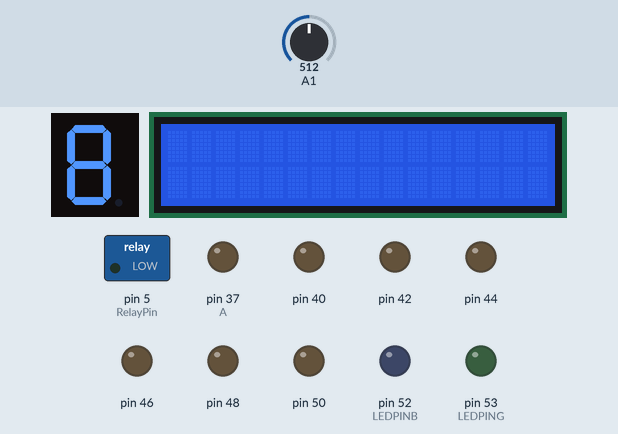
This sketch was run on a simulated Arduino Mega 2560, built with avr-gcc and run on an emulated ATmega2560. On the bench: 1-digit seven-segment display, 16×2 character LCD, switched loads named in the sketch (green lamp = pin HIGH), output pins drawn as LEDs (lit = HIGH). Wiring (inferred from the names in the program): 1-digit 7-segment display, segments lit when LOW: segments pin 51, pin 49, pin 47, pin 45, pin 43, pin 41, pin 39. Inputs (shaded band) come from the test bench; at power-on: A1 = 512. The segment pins are drawn as the display they are named for; pins used as bus, display or sensor lines are not drawn; what the sketch prints to the serial monitor is not drawn.

Above: at 1.1 s.
At 4.2 s:
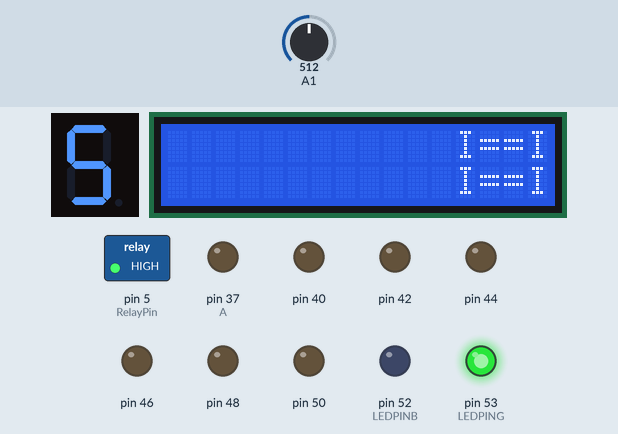
4.3 s: A1 set to 555
6.3 s: A1 set to 574
At 7.6 s:
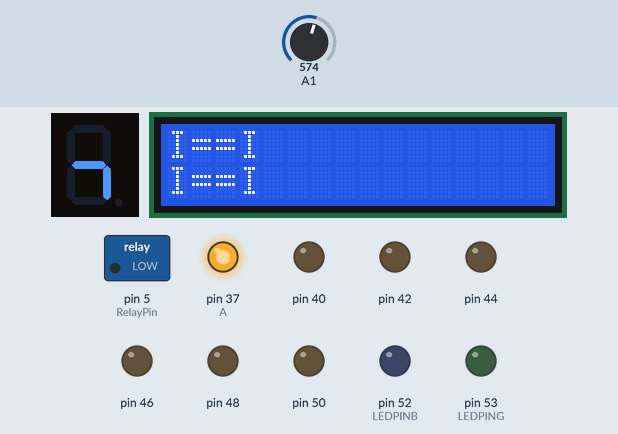
8.6 s: A1 set to 511
At 9.8 s:
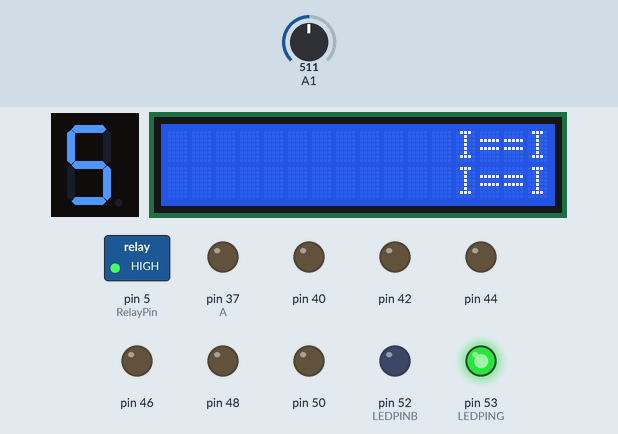
10.7 s: A1 set to 716
At 12.0 s:
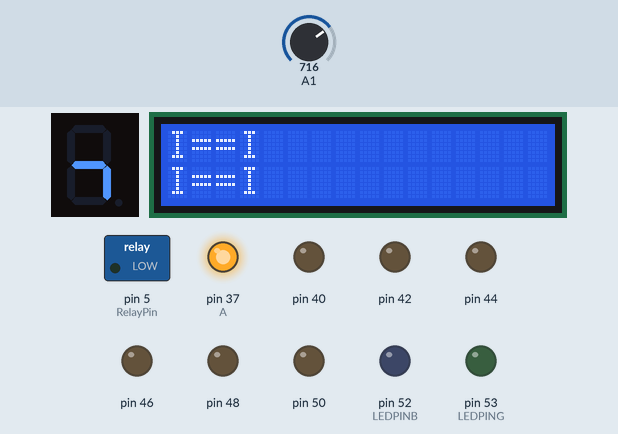
Timing chart, 0 to 13.7 s (numbered marks = the images above; inputs shaded):
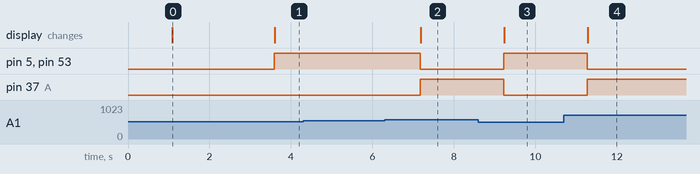

The sketch:

new_elevator_lock_INFRARED.ino
```cpp
#include <LiquidCrystal_I2C.h>
#include <Wire.h>

LiquidCrystal_I2C lcd(0x27, 16, 2);

 int RelayPin = 5; //릴레이 핀 설정

 int A  = 37;
 int B  = 39;
 int C  = 41;
 int D  = 43;
 int E  = 45;
 int F  = 47;
 int G  = 49;

 int LEDPINR = 51;
 int LEDPING = 53;
 int LEDPINB = 52;

int distance = 0; //Cm로 계산된 거리값을 저장해두기위해 변수를 선언합니다.

void setup()
{

 lcd.init();
 lcd.backlight();

 Serial.begin(9600); // 시리얼통신 시작
 Serial.println("Serial begin");
 lcd.clear();
 lcd.setCursor(0,0);
 lcd.print("Serial begin..");

 pinMode(RelayPin, OUTPUT);
 Serial.println("Pinmode setup");
 delay(1000);
    lcd.clear();
 pinMode(LEDPINR,OUTPUT);
 pinMode(LEDPING,OUTPUT);
 pinMode(LEDPINB,OUTPUT);

 pinMode(A, OUTPUT);
 pinMode(B, OUTPUT);
 pinMode(C, OUTPUT);
 pinMode(D, OUTPUT);
 pinMode(E, OUTPUT);
 pinMode(F, OUTPUT);
 pinMode(G, OUTPUT);

 for(int i=39;i<=53;i++){
  pinMode(i,OUTPUT);
  digitalWrite(i,LOW);
  }
 delay(2000);

}


void loop()
{

  int volt = map(analogRead(A1), 0, 1023, 0, 5000); /*
                                                      거리값을 cm로 변환해주기 쉽게 하기위해서
                                                      map 함수를 사용해서 데이터값을 변환 해줍니다.
                                                      */

  distance = (27.61 / (volt - 0.1696)) * 1000; /*
                                               거리값을 cm로 변환하는 계산공식 입니다.
                                               변환된 cm값을 distance 변수에 저장합니다.
                                               */

  Serial.println(distance);  //거리값을 시리얼모니터로 출력해줍니다.
  delay(500);

if(distance < 10)

{
  // Let's turn on the relay...
 digitalWrite(RelayPin, LOW);
 digitalWrite(LEDPING,LOW);
 digitalWrite(LEDPINR,LOW);
 digitalWrite(LEDPINB,LOW);
 digitalWrite(LEDPINR,HIGH);
 //Serial.println("Door opened!");
 digitalWrite (A,HIGH);
 digitalWrite (B,LOW);
 digitalWrite (C,HIGH);
 digitalWrite (D,HIGH);
 digitalWrite (E,HIGH);
 digitalWrite (F,LOW);
 digitalWrite (G,HIGH);
 lcd.clear();
 lcd.setCursor(0,0);
 lcd.print("I==I");
 lcd.setCursor(0,1);
 lcd.print("I==I");


}

else
{
  // Let's turn off the relay...


  digitalWrite(RelayPin, HIGH);
  digitalWrite(LEDPING,LOW);
  digitalWrite(LEDPINR,LOW);
  digitalWrite(LEDPINB,LOW);
  digitalWrite(LEDPING,HIGH);
  digitalWrite (A,LOW);
  digitalWrite (B,LOW);
  digitalWrite (C,LOW);
  digitalWrite (D,HIGH);
  digitalWrite (E,LOW);
  digitalWrite (F,LOW);
  digitalWrite (G,HIGH);

  lcd.clear();
  lcd.setCursor(12,0);
  lcd.print("I==I");
  lcd.setCursor(12,1);
  lcd.print("I==I");

//Serial.println("Door Closed!");
 }
}

/*

Reference)

https://blog.naver.com/dokkosam/221173069413
https://www.engineersgarage.com/seven-segment-display-with-arduino/
https://popcorn16.tistory.com/163
https://m.blog.naver.com/eduino/221066151223
https://codeda.tistory.com/30
https://edu.goorm.io/learn/lecture/203/%ED%95%9C-%EB%88%88%EC%97%90-%EB%81%9D%EB%82%B4%EB%8A%94-%EC%95%84%EB%91%90%EC%9D%B4%EB%85%B8-%EA%B8%B0%EC%B4%88/lesson/12407/7-segment-%EC%86%8C%EA%B0%9C
https://codingrun.com/106
https://fishpoint.tistory.com/7077
https://whitewing4139.tistory.com/67
https://carrotweb.tistory.com/137

*/
```

Measured:
- the behaviour switches between 565 and 566 on A1 (found by bisection; images 1 and 2)
- after the input at 6.3 s, pin 5 (RelayPin), pin 53 (LEDPING): HIGH → LOW after 0.87 s; pin 37 (A): LOW → HIGH after 0.87 s; the display: changes after 0.88 s (image 2)
- after the input at 8.6 s, pin 5 (RelayPin), pin 53 (LEDPING): LOW → HIGH after 0.62 s; pin 37 (A): HIGH → LOW after 0.62 s; the display: changes after 0.63 s (image 3)
- after the input at 10.7 s, pin 5 (RelayPin), pin 53 (LEDPING): HIGH → LOW after 0.57 s; pin 37 (A): LOW → HIGH after 0.57 s; the display: changes after 0.58 s (image 4)
- what the display in image 0 shows lasts 2.5 s, from 1.1 s to 3.6 s
